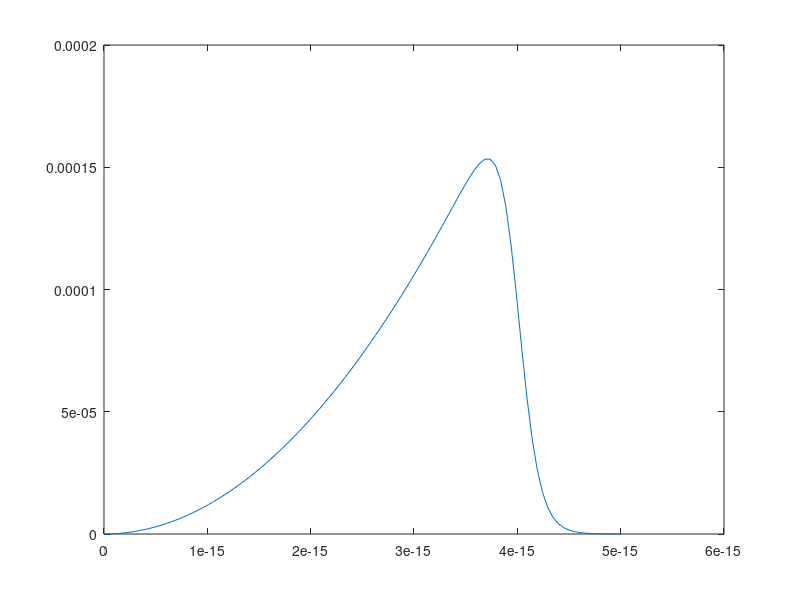

Write the MATLAB code that produced this figure. (Note: this script raises an error after producing the figure.)
%% Constants
% Fundamental
hbar = 6.62607004e-34/(2*pi);
q_e = 1.60217662e-19;
m_e = 9.109e-31;
eV = 1.60217662e-19;
c = 2.9979e8;
alpha = 1/137;

% Experiment
Z_Ca40 = 20;
Z_e = 1;
E_experiment = 250e6*eV;         % (250 MeV)
theta = load("data/theta.tsv");
cross_section = load("data/cross_section.tsv");
meas_error = load("data/meas_error.tsv");


%%
% functions
rho_ch = @(X, r) X(1)./(1 + exp((r-X(2))./X(3)));
p = @(E, m) sqrt((E/c).^2 - (m*c)^2);
gamma = @(E, m) E/(m*c^2);
v = @(E, m) c*sqrt(1 - 1./gamma(E, m).^2);
beta = v(E_experiment, m_e)/c;


p_e = p(E_experiment, m_e);
v_e = v(E_experiment, m_e);


%%
cross_ruth = @(E, theta) (Z_e*Z_Ca40*alpha*hbar*c)^2./(4*beta^4*E^2*sin(theta/2).^4);
cross_mott = @(E, theta) cross_ruth(E, theta).*(1 - beta^2*sin(theta/2).^2);

cross_theo = @(E, theta, X) cross_mott(E, theta)*(X(1)+X(2)+X(3)); % for test only


theta_vect = linspace(0, pi, 100);
cross_section_theo = cross_mott(E_experiment, theta_vect);


clf
hold on 
plot(theta_vect, log(cross_section_theo))


%%
% Constraint
integrand = @(X, r) rho_ch(X, r).*r.^2;
total_charge = @(X) (4*pi/p_e)*integral(@(r) integrand(X, r), 0, 1e-10);

X_0 = [q_e*0.073463e45, 4e-15, 0.1e-15];
total_charge(X_0)

%%
eps = 1e-6;
constraint = @(X) ((Z_Ca40 - total_charge(X))/eps).^2;

R = linspace(0, 5e-15, 100); 


clf
plot(R, integrand(X_0, R));

constraint(X_0)

%%
Xi2 = @(X, theta) ((cross_theo(E_experiment, theta, X) - cross_section)./meas_error).^2;

Xi2(X_0,theta_rad)

% f = @(X, theta) Xi2(X, theta) + constraint(X);
% 
% X_fit = lsqcurvefit(f, X_0, theta.', cross_section.');

%%

%% HANNAS OLD

%% %%%%%%%%%%%  Optimization %%%%%%%%%%%%
% optimize the constraint
options = optimoptions('fsolve','Algorithm','levenberg-marquardt','Display','off');
X_con = fsolve(@(X) optimize_constraint(X, rho_ch, exp_values, q_e, 1), X_0, options);

% Check charge
integrand       = @(X, r) rho_ch(X, r).*r.^2;
total_charge    = @(X, E) (4*pi/q_e)*integral(@(r) integrand(X, r), 0, 20e-15);

charge = total_charge(X_con, E_250MeV);
fprintf("Total charge: " + charge + "\n")

% optimize cross-section
options = optimoptions('fsolve','Algorithm','levenberg-marquardt','Display','off');
X_star = fsolve(@(X) optimize_X(X, rho_ch, cross_theo, data, exp_values, millibarn_per_sr, q_e), X_con, options);


%%
options_less_eps = optimoptions('fsolve','Algorithm','levenberg-marquardt', 'Display', 'iter', 'TolX', 1e-12);

X_con = fsolve(@(X) optimize_constraint(X, rho_ch, exp_values, q_e, 1e-6), X_iter, options_less_eps);

%%
X_star = fsolve(@(X) optimize_X(X, rho_ch, cross_theo, data, exp_values, millibarn_per_sr, q_e), X_con, options_less_eps);




%%
% for i=1:niter
%     fprintf("Iteration " + i + "\n")
%     
%     X_con = fsolve(@(X) optimize_constraint(X, rho_ch, exp_values, q_e), X_iter, options_iter);
%     X_star = fsolve(@(X) optimize_X(X, rho_ch, cross_theo, data, exp_values, millibarn_per_sr, q_e), X_con, options_iter);
%     X_iter = X_star;
%     
% end
% 
% %%
% % check optimized theoretic cross-section
% figure(3)
% clf; hold on;
% plot(theta_rad, log10(cross_theo(E_250MeV,theta_rad,X_0)),'black')
% plot(theta_rad, log10(cross_section/millibarn_per_sr),'redx')
% plot(theta_rad, log10(cross_theo(E_250MeV,theta_rad,X_star)),'blue')
% 
% radius = rms_r(X_star, rho_ch, exp_values, q_e)
% 
% figure(4)
% clf; hold on;
% r = linspace(0,8,1000)*1e-15;
% plot(r, rho_ch(X_star, r))
